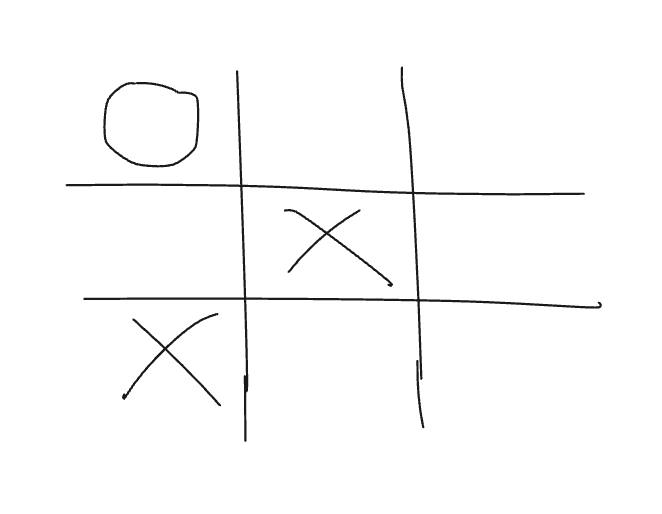
#> input picture images/ttt.jpeg, 662 x 514 px, found by its file name
$ python ttt.py   (older library calls are emulated)
#> lines starting #> are read from the running program, lines starting #| are printed output that depends on the picture; after the words box and inside, x2 and y2 are one past the last pixel; in counts of white or black regions, pixels touching at a corner belong together
import cv2
import numpy as np

def imgshow(name, img):
    cv2.imshow(name, img)
    cv2.moveWindow(name, 200, 200)
    cv2.waitKey(0)


image = cv2.imread('/Users/pranayrajpaul/Desktop/gamescrafters/gametheory-cv/images/ttt.jpeg')
#> image is the input picture: shape (514, 662, 3); min 26, max 255, mean 251.1

gray = cv2.cvtColor(image, cv2.COLOR_BGR2GRAY)

edges = cv2.Canny(gray, 50, 150, apertureSize=3)
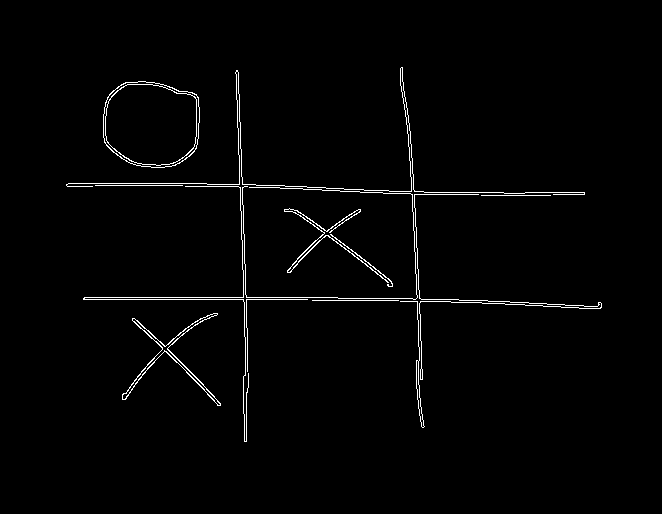
#> edges: shape (514, 662); 1.6% white in thin lines or dots, all inside (x1, y1, x2, y2) = (66, 67, 602, 442)
lines = cv2.HoughLines(edges, 1, np.pi / 180, 150)
#> lines = 13 rows, first 8: [294, 1.59], [299, 1.57], [-233, 3.11], [297, 1.57], [-235, 3.11], [182, 1.59], [176, 1.61], [184, 1.59]
for line in lines:
    rho, theta = line[0]
    a = np.cos(theta)
    b = np.sin(theta)
    x0 = a * rho
    y0 = b * rho
    x1 = int(x0 + 1000 * (-b))
    y1 = int(y0 + 1000 * (a))
    x2 = int(x0 - 1000 * (-b))
    y2 = int(y0 - 1000 * (a))

    cv2.line(image, (x1, y1), (x2, y2), (0, 0, 255), 2)  # Draw the lines on the original image
#> this loop made 13 passes
#> (rho, theta, a, b, x0, y0, x1, y1) on passes 1 to 12: (294, 1.59, -0.0175, 1, -5.13, 294, -1004, 276), (299, 1.57, -4.37e-08, 1, -1.31e-05, 299, -1000, 298), (-233, 3.11, -0.999, 0.0349, 232.9, -8.13, 197, -1007), (297, 1.57, -4.37e-08, 1, -1.3e-05, 297, -1000, 296), (-235, 3.11, -0.999, 0.0349, 234.9, -8.2, 199, -1007), (182, 1.59, -0.0175, 1, -3.18, 182, -1003, 164), (176, 1.61, -0.0349, 0.999, -6.14, 175.9, -1005, 140), (184, 1.59, -0.0175, 1, -3.21, 184, -1003, 166), (179, 1.61, -0.0349, 0.999, -6.25, 178.9, -1005, 143), (286, 1.61, -0.0349, 0.999, -9.98, 285.8, -1009, 250), (192, 1.57, -4.37e-08, 1, -8.39e-06, 192, -1000, 191), (-403, 3.09, -0.999, 0.0523, 402.4, -21.09, 350, -1019)
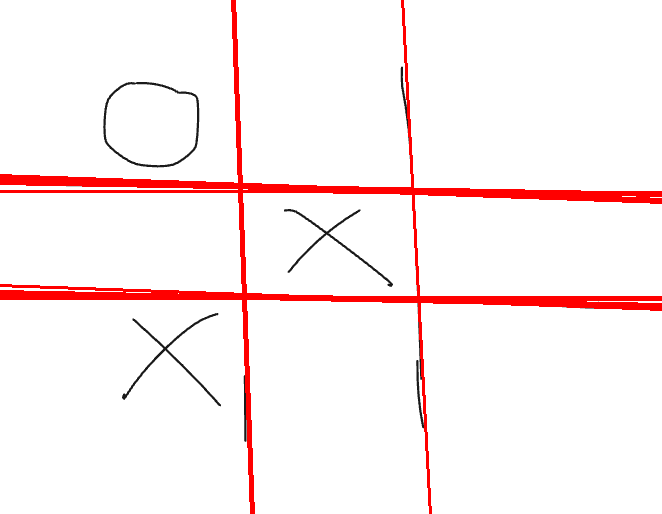
#> image: shape (514, 662, 3); 4.94% of pixels changed, all inside (x1, y1, x2, y2) = (0, 0, 662, 514)

# # cv2.imwrite('output_image.png', image)  # Save the image with the boxes drawn

imgshow("ttt", image)

#create a 2d array to hold the gamestate
gamestate = [["-","-","-"],["-","-","-"],["-","-","-"]]

#kernel used for noise removal
kernel =  np.ones((7,7),np.uint8)
# Load a color image
img =image
# get the image width and height
img_width = img.shape[0]
#> img_width = 514
img_height = img.shape[1]
#> img_height = 662

# turn into grayscale
img_g =  cv2.cvtColor(img, cv2.COLOR_BGR2GRAY)
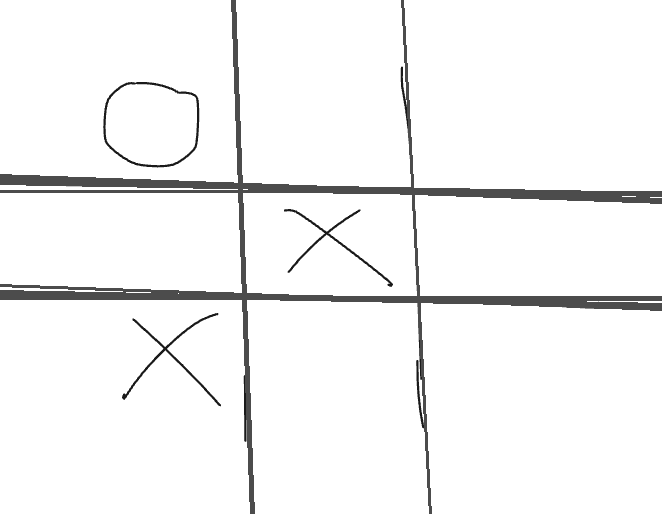
#> img_g: shape (514, 662); min 26, max 255, mean 244.7
# turn into thresholded binary
ret,thresh1 = cv2.threshold(img_g,127,255,cv2.THRESH_BINARY)
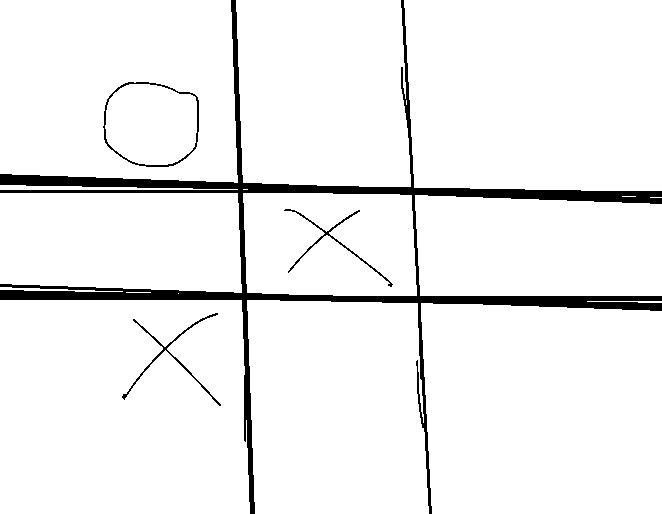
#> thresh1: shape (514, 662); 94.5% white; 4 black regions, box (x1, y1, x2, y2) and area: (0, 0, 662, 514) 17197, (103, 82, 199, 167) 558, (122, 313, 221, 406) 483, (284, 209, 393, 287) 422
#remove noise from binary
thresh1 = cv2.morphologyEx(thresh1, cv2.MORPH_OPEN, kernel)
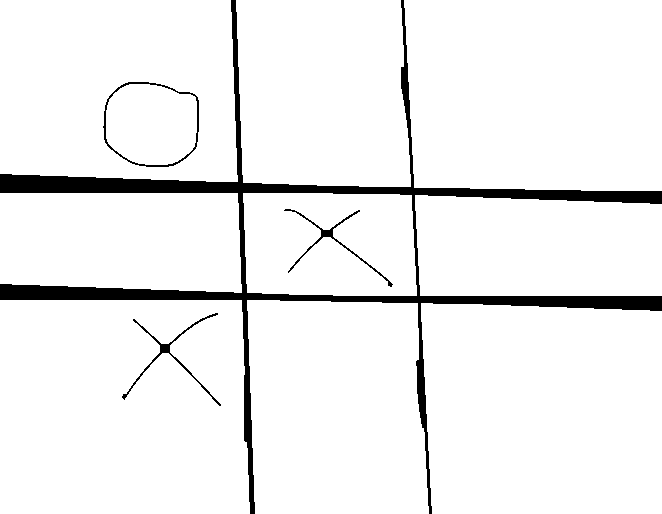
#> thresh1: shape (514, 662); 94.1% white; 4 black regions

#find and draw contours. RETR_EXTERNAL retrieves only the extreme outer contours
im2, contours = cv2.findContours(thresh1, cv2.RETR_EXTERNAL, cv2.CHAIN_APPROX_SIMPLE)
#> im2 = 9 contours; largest, box (x1, y1, x2, y2) and area: (0, 300, 250, 514) 52048, (421, 303, 662, 514) 48412, (404, 0, 662, 191) 47502, (0, 0, 238, 182) 41374, (247, 300, 429, 514) 35877; contours = [[1, -1, -1, -1], [2, 0, -1, -1], [3, 1, -1, -1], [4, 2, -1, -1], [5, 3, -1, -1], [6, 4, -1, -1], [7, 5, -1, -1], [8, 6, -1, -1], [-1, 7, -1, -1]]

# Check if the version of OpenCV returns image as the first result (newer versions)
if len(contours) == 3:
    _, contours, _ = contours  # Extract the contours from the result

#> (the run stopped early here; a loop or call above may not have finished)
